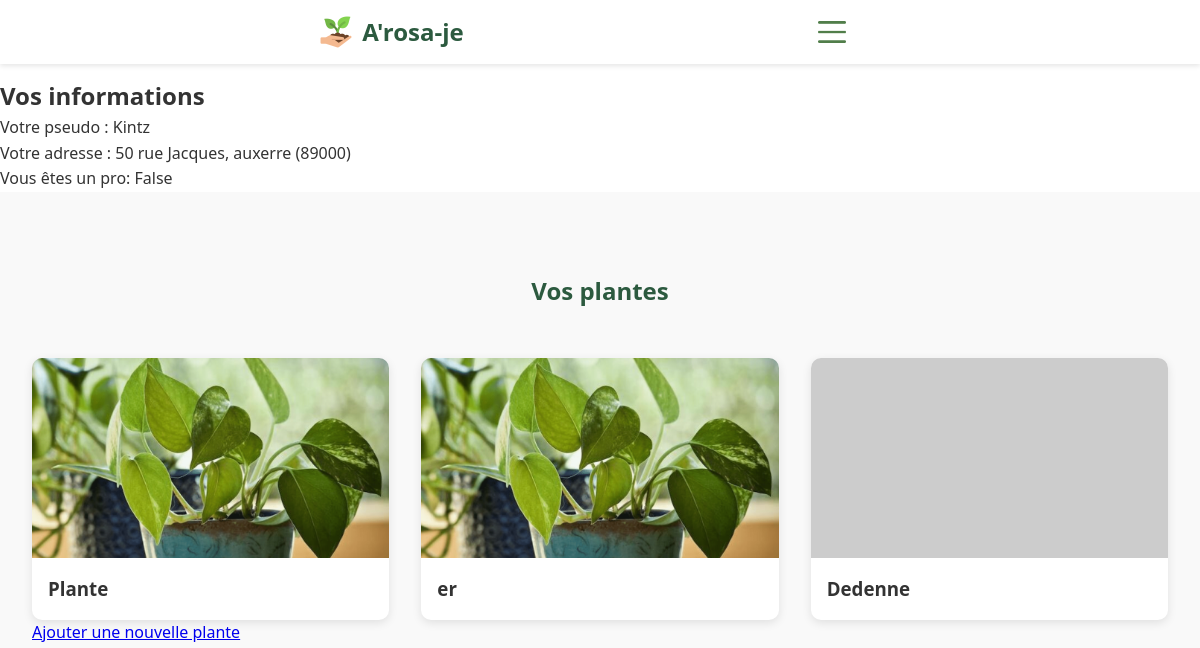
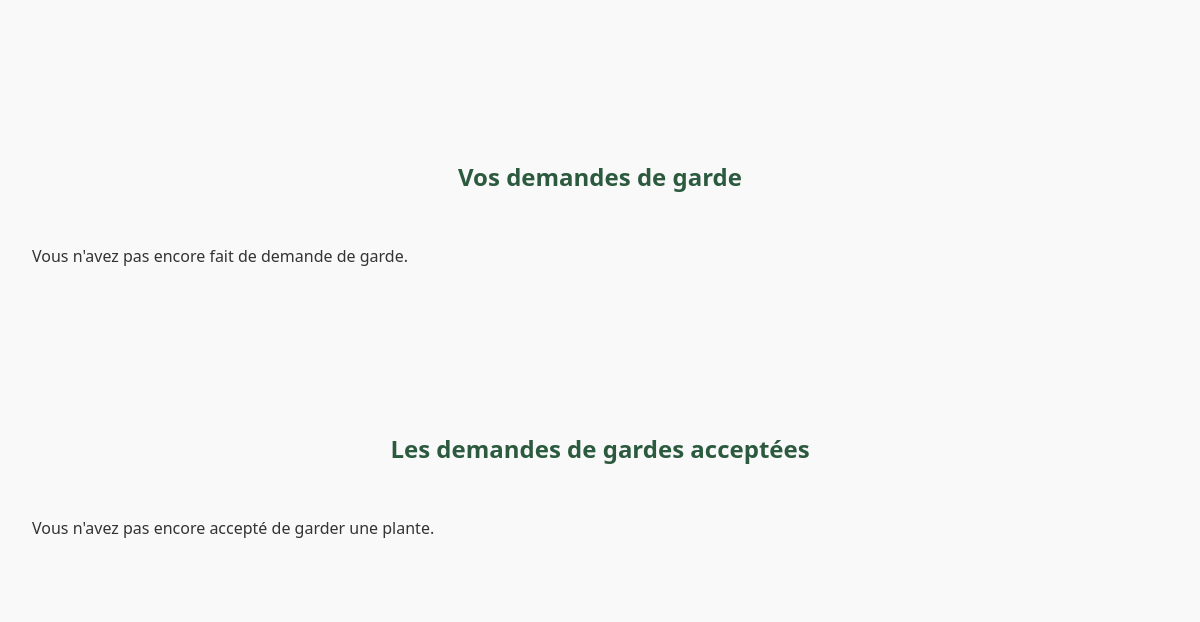
The page /profil/ (signed in) on the database as committed earlier (2 pictures, top to bottom).
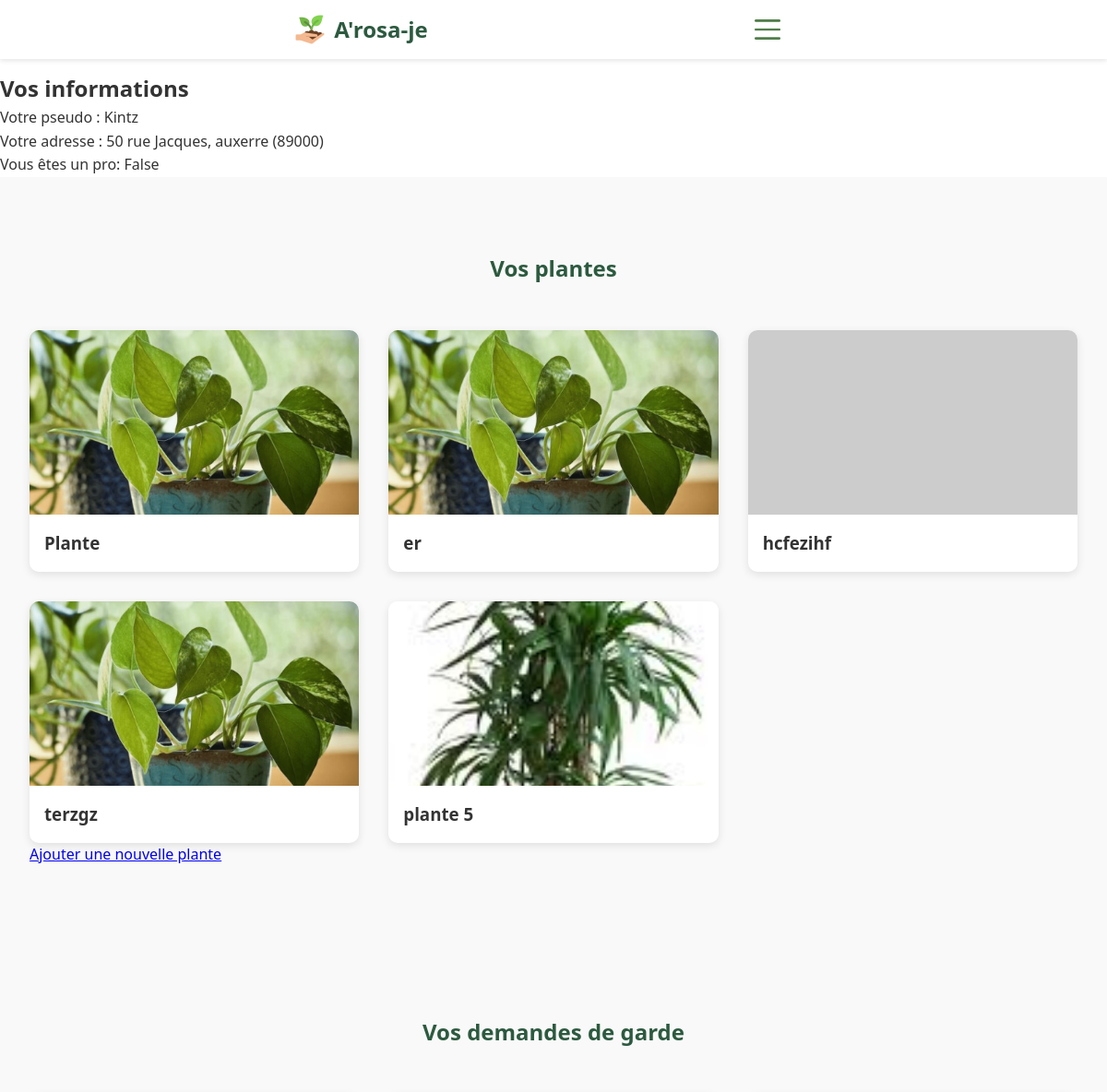
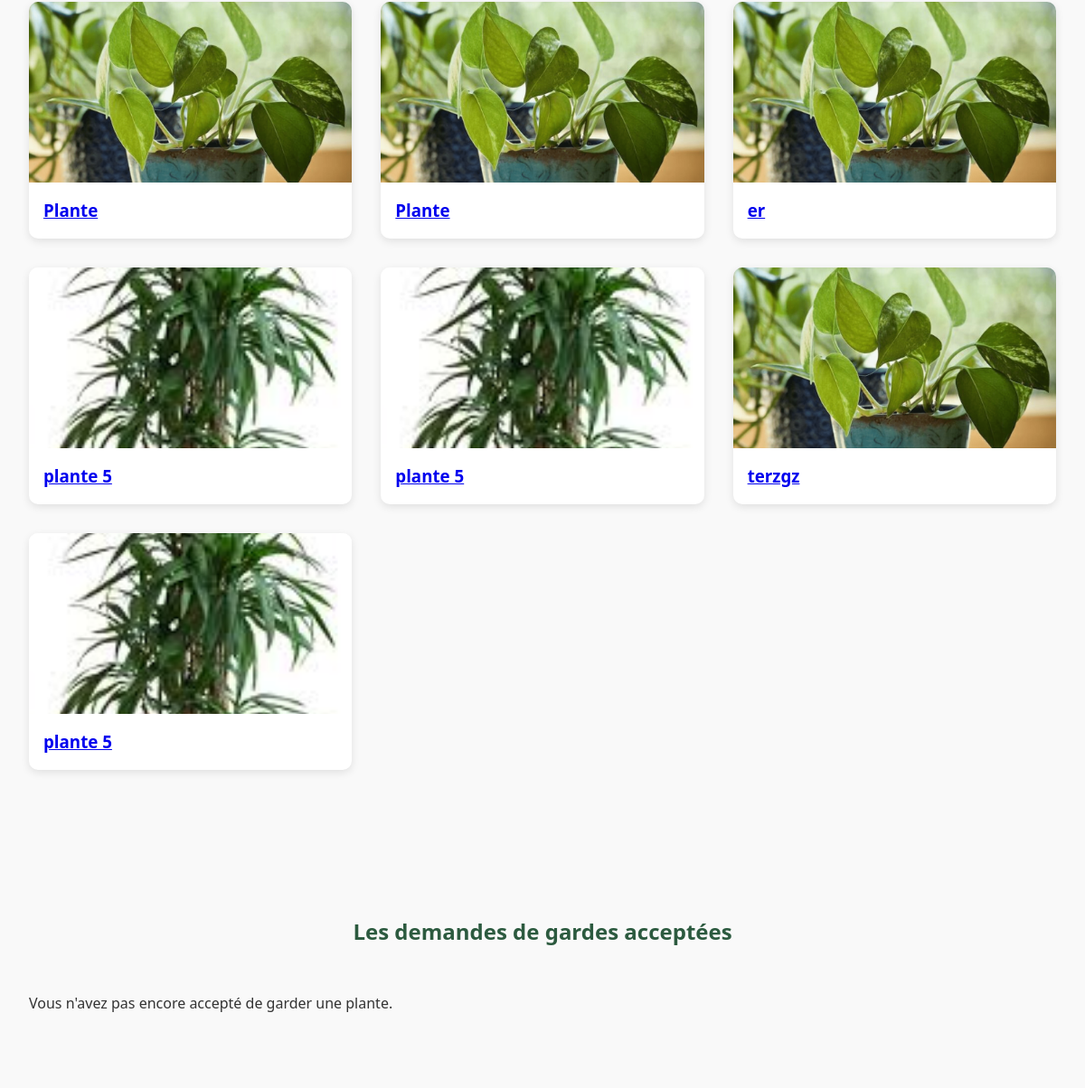
The same page on the database as committed later (2 pictures, top to bottom).
### pageprincipale/models.py (models this page shows, shortened)
class Plante(models.Model):
    id_plante = models.AutoField(primary_key=True)  # ID de la plante
    nom_plante = models.CharField(max_length=255)  # Nom de la plante
    photo_plante = models.ImageField(upload_to='photos_plantes/', blank=True, null=True)
    utilisateur = models.ForeignKey(
        Utilisateur, on_delete=models.CASCADE, related_name='plantes', null=True
    )

class Demande_plante(models.Model):
    plante = models.ForeignKey('Plante', on_delete=models.CASCADE)
    utilisateur_demandeur = models.ForeignKey(
        Utilisateur, on_delete=models.CASCADE, related_name='demandes_envoyees'
    )
    utilisateur_receveur = models.ForeignKey(
        Utilisateur, on_delete=models.SET_NULL, related_name='demandes_recues', null=True, blank=True
    )  # Par défaut, aucun receveur
    statut = models.CharField(
        max_length=20,
        choices=[('en attente', 'En attente'), ('acceptée', 'Acceptée'), ('refusée', 'Refusée')],
        default='en attente'
    )
    message=models.CharField(max_length=255,null=True)
    date_demande = models.DateTimeField(auto_now_add=True)
    date_reponse = models.DateTimeField(null=True, blank=True)

### pageprincipale/views.py (the view)
# urls.py: path('profil/', profil, name='profil'),
def profil(request):
    logged_user = get_logged_form_request(request)
    plantes_utilisateur = Plante.objects.filter(utilisateur=logged_user)
    Demande_demander=Demande_plante.objects.filter(utilisateur_demandeur=logged_user)
    Demande_receveur = Demande_plante.objects.filter(utilisateur_receveur=logged_user)
    if logged_user:
        return render(request, 'profil.html', {'Demande_demandeur':Demande_demander,'logged_user': logged_user,'plantes_utilisateur': plantes_utilisateur,'Demande_receveur': Demande_receveur})
    else:
        return redirect('login')

### pageprincipale/models.py (called while the page is built)
    def __str__(self):
        return f"{self.numero} {self.voie}, {self.ville} ({self.code_postale})"

### pageprincipale/views.py (called while the page is built)
def get_logged_form_request(request):
    if 'logged_user_id' in request.session:
        logged_user_id = request.session['logged_user_id']
        try:
            return Utilisateur.objects.get(id_utilisateur=logged_user_id)
        except Utilisateur.DoesNotExist:
            return None
    return None

### pageprincipale/templates/profil.html (shortened to what this page needs)
{% extends "pagedebase.html" %}
{% block content %}
    <main>
        <br>
        <br>
        <br>
        <h2> Vos informations</h2>
        <p> Votre pseudo : {{ logged_user.pseudo}} </p>
        <p> Votre adresse : {{ logged_user.adresse}} </p>
        <p> Vous êtes un pro: {{ logged_user.is_pro}} </p>
        <section id="plantes" class="plants-grid">
        <h2>Vos plantes</h2>
        <div class="plant-cards">
            {% for plante in plantes_utilisateur %}
            <div class="plant-card">
                {% if plante.photo_plante %}
                <img src="{{ plante.photo_plante.url }}" alt="{{ plante.nom_plante }}">
                {% else %}
                <img src="https://via.placeholder.com/150" alt="{{ plante.nom_plante }}">
                {% endif %}
                <h3>{{ plante.nom_plante }}</h3>
            </div>
            {% empty %}
            <p>Vous n'avez pas encore ajouté de plantes.</p>
            {% endfor %}
        </div>
            <a href="{% url 'creer_plante' %}" class="btn btn-primary">Ajouter une nouvelle plante</a>
    </section>
    <section id="plantes2" class="plants-grid">
        <h2>Vos demandes de garde </h2>
        <div class="plant-cards">
            {% for Demande in Demande_demandeur %}
            <div class="plant-card"> <a href="{% url 'garde' Demande.id %}">
                {% if Demande.plante.photo_plante %}
                <img src="{{ Demande.plante.photo_plante.url }}">
                {% else %}
                <img src="https://via.placeholder.com/150" alt="{{ plante.nom_plante }}">
                {% endif %}
                <h3> {{ Demande.plante.nom_plante }}</h3></a>
            </div>
            {% empty %}
            <p>Vous n'avez pas encore fait de demande de garde.</p>
            {% endfor %}
        </div>
    </section>
        <section id="plantes3" class="plants-grid">
        <h2>Les demandes de gardes acceptées</h2>
        <div class="plant-cards">
            {% for Demande in  Demande_receveur %}
            <div class="plant-card"><a href="{% url 'garde' Demande.id %}">
                {% if Demande.plante.photo_plante %}
                <img src="{{ Demande.plante.photo_plante.url }}">
                {% endif %}
                <h3>{{ Demande.plante.nom_plante }}</h3></a>
            </div>
            {% empty %}
            <p>Vous n'avez pas encore accepté de garder une plante.</p>
            {% endfor %}
        </div>
    </section>
    </main>
{% endblock %}

Rows that differ between the two databases and show on the page:
changed Plante: nom_plante "Dedenne" → "hcfezihf"
now on this page (row edited): Plante: photo_plante (picture), nom_plante "terzgz"
now on this page (row edited): Plante: photo_plante (picture), nom_plante "plante 5"
added Demande_plante: plante.photo_plante (picture), plante.nom_plante "Plante"
added Demande_plante: plante.photo_plante (picture), plante.nom_plante "Plante"
added Demande_plante: plante.photo_plante (picture), plante.nom_plante "er"
added Demande_plante: plante.photo_plante (picture), plante.nom_plante "plante 5"
added Demande_plante: plante.photo_plante (picture), plante.nom_plante "plante 5"
added Demande_plante: plante.photo_plante (picture), plante.nom_plante "terzgz"
now on this page (row edited): Demande_plante: plante.photo_plante (picture), plante.nom_plante "plante 5"
Other text that changed with them:
text no longer shown: "Vous n'avez pas encore fait de demande de garde."
